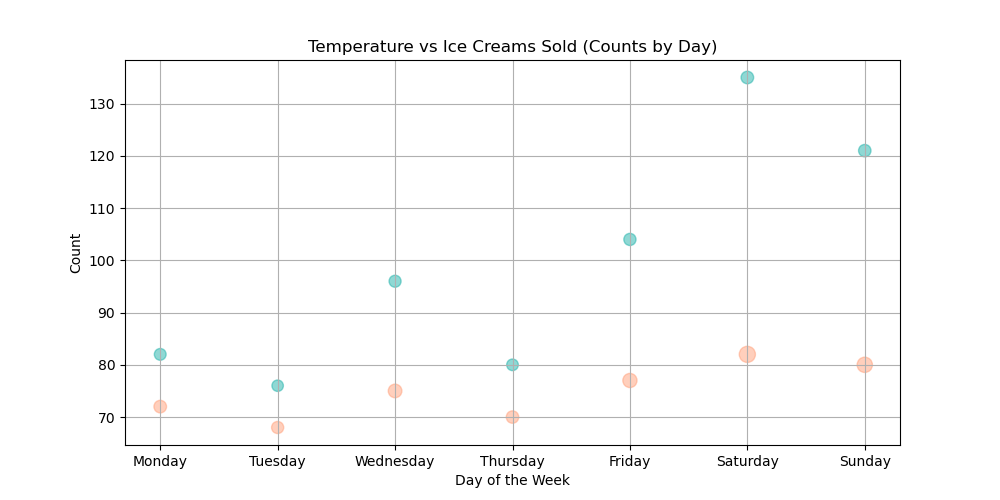

Write the Python code that produced this figure.

import matplotlib.pyplot as plt

# Data points
days = ["Monday", "Tuesday", "Wednesday", "Thursday", "Friday", "Saturday", "Sunday"]
temperature = [72, 68, 75, 70, 77, 82, 80]
ice_creams_sold = [82, 76, 96, 80, 104, 135, 121]

# Mapped days to x-axis numerical values to plot
day_mapping = {day: i for i, day in enumerate(days)}
day_indices = [day_mapping[day] for day in days]

# Scatterplot
plt.figure(figsize=(10, 5))  # Modify the width and height of the chart
plt.scatter(day_indices, temperature, s=ice_creams_sold, c='#FFA07A', alpha=0.5)  # Modify color using a specific color code
plt.scatter(day_indices, ice_creams_sold, s=temperature, c='#20B2AA', alpha=0.5)  # Add another set of data points

# Customizing the plot
plt.title('Temperature vs Ice Creams Sold (Counts by Day)')
plt.xlabel('Day of the Week')
plt.ylabel('Count')
plt.xticks(day_indices, days)  # Set x-axis ticks to be the days of the week
plt.grid(True)

# Show plot
plt.show()
